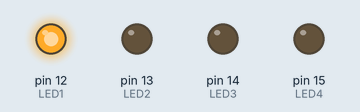
This sketch was run on a simulated Arduino Uno, built with avr-gcc and run on an emulated ATmega328P. On the bench: output pins drawn as LEDs (lit = HIGH).

Above: at 0.1 s.
At 0.5 s:
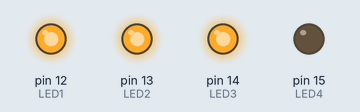
At 0.8 s:
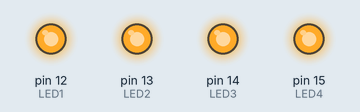
At 1.9 s:
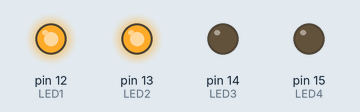
At 2.9 s:
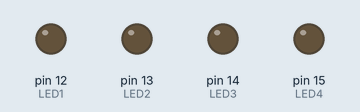
Timing chart, 0 to 3.7 s (numbered marks = the images above):
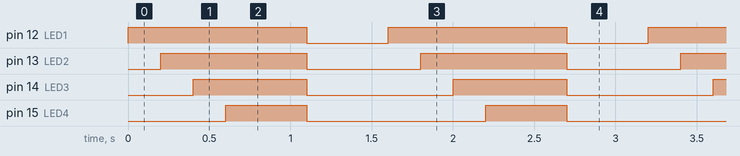

Measured:
- by itself, pin 12 (LED1): alternates HIGH for 1.1 s and LOW for 0.50 s
- by itself, pin 13 (LED2): alternates HIGH for 0.90 s and LOW for 0.70 s
- by itself, pin 14 (LED3): alternates HIGH for 0.70 s and LOW for 0.90 s
- by itself, pin 15 (LED4): alternates HIGH for 0.50 s and LOW for 1.1 s

The sketch:

led_test.ino
```cpp
#define LED1 12
#define LED2 13
#define LED3 14
#define LED4 15

void setup() {
  pinMode(LED1, OUTPUT);
  pinMode(LED2, OUTPUT);
  pinMode(LED3, OUTPUT);
  pinMode(LED4, OUTPUT);
}

void loop() {
  digitalWrite(LED1, HIGH);
  delay(200);

  digitalWrite(LED2, HIGH);
  delay(200);

  digitalWrite(LED3, HIGH);
  delay(200);

  digitalWrite(LED4, HIGH);
  delay(500);

  digitalWrite(LED1, LOW);
  digitalWrite(LED2, LOW);
  digitalWrite(LED3, LOW);
  digitalWrite(LED4, LOW);

  delay(500);
}
```
